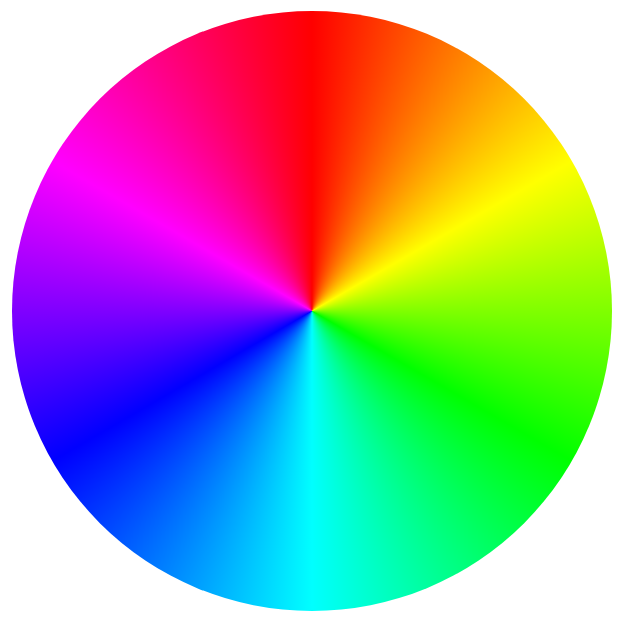
#> input picture Gradient_color_wheel.png, 626 x 626 px, found by its file name
$ python main.py
#> lines starting #> are read from the running program, lines starting #| are printed output that depends on the picture
import cv2


# Read the image
image = cv2.imread('C:/Users/rauf1/Desktop/ce/Gradient_color_wheel.png')
#> image is the input picture: shape (626, 626, 3); mean B, G, R 163, 163, 163
blue_channel, green_channel, red_channel = cv2.split(image)
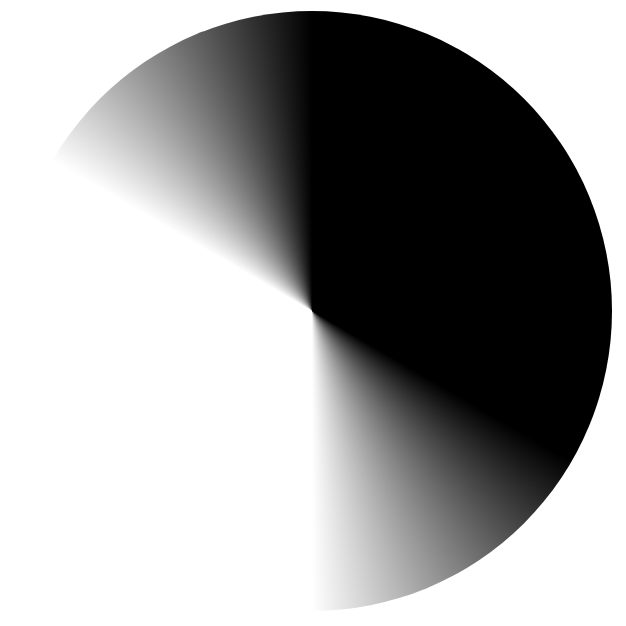
#> blue_channel: shape (626, 626); min 0, max 255, mean 163
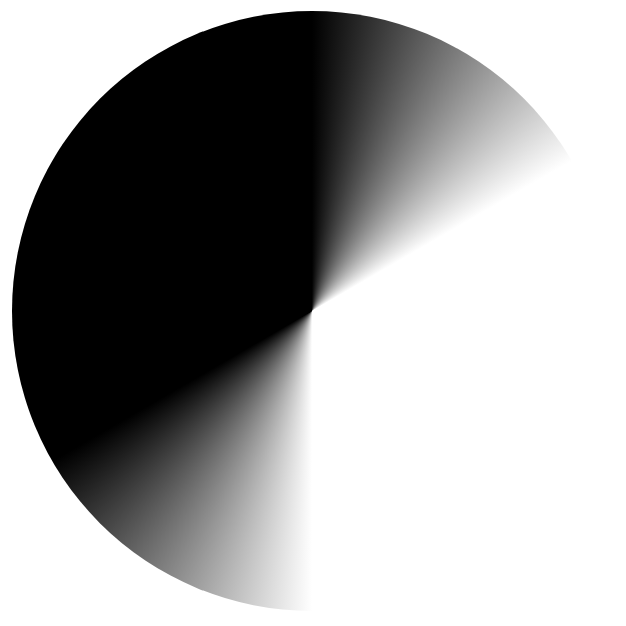
#> green_channel: shape (626, 626); min 0, max 255, mean 163
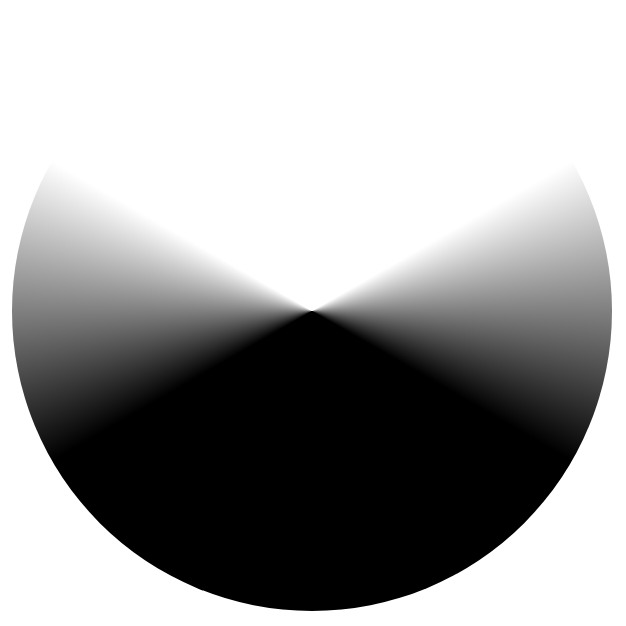
#> red_channel: shape (626, 626); min 0, max 255, mean 163
cv2.imshow('Blue Channel', blue_channel)
cv2.imshow('Green Channel', green_channel)
cv2.imshow('Red Channel', red_channel)

cv2.waitKey(0)
cv2.destroyAllWindows()
green_channel[:] = 0
#> green_channel: shape (626, 626); every value is 0
modified_image = cv2.merge((blue_channel, green_channel, red_channel))
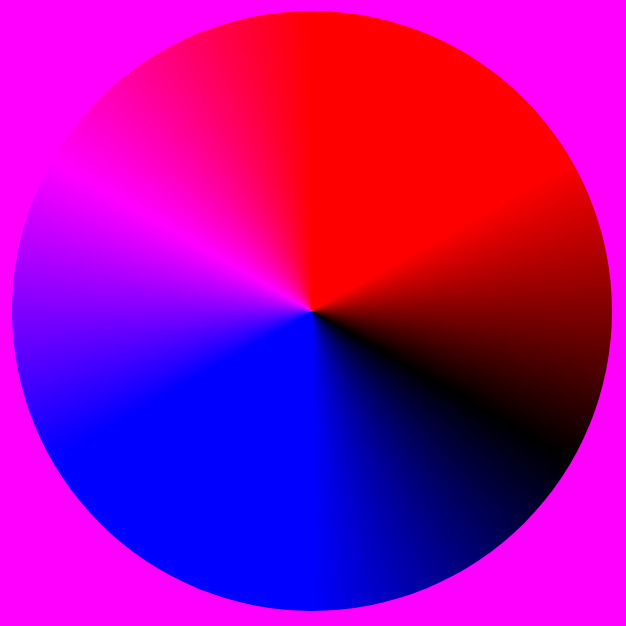
#> modified_image: shape (626, 626, 3); mean B, G, R 163, 0, 163
cv2.imshow('Modified Image', modified_image)

cv2.waitKey(0)
cv2.destroyAllWindows()
